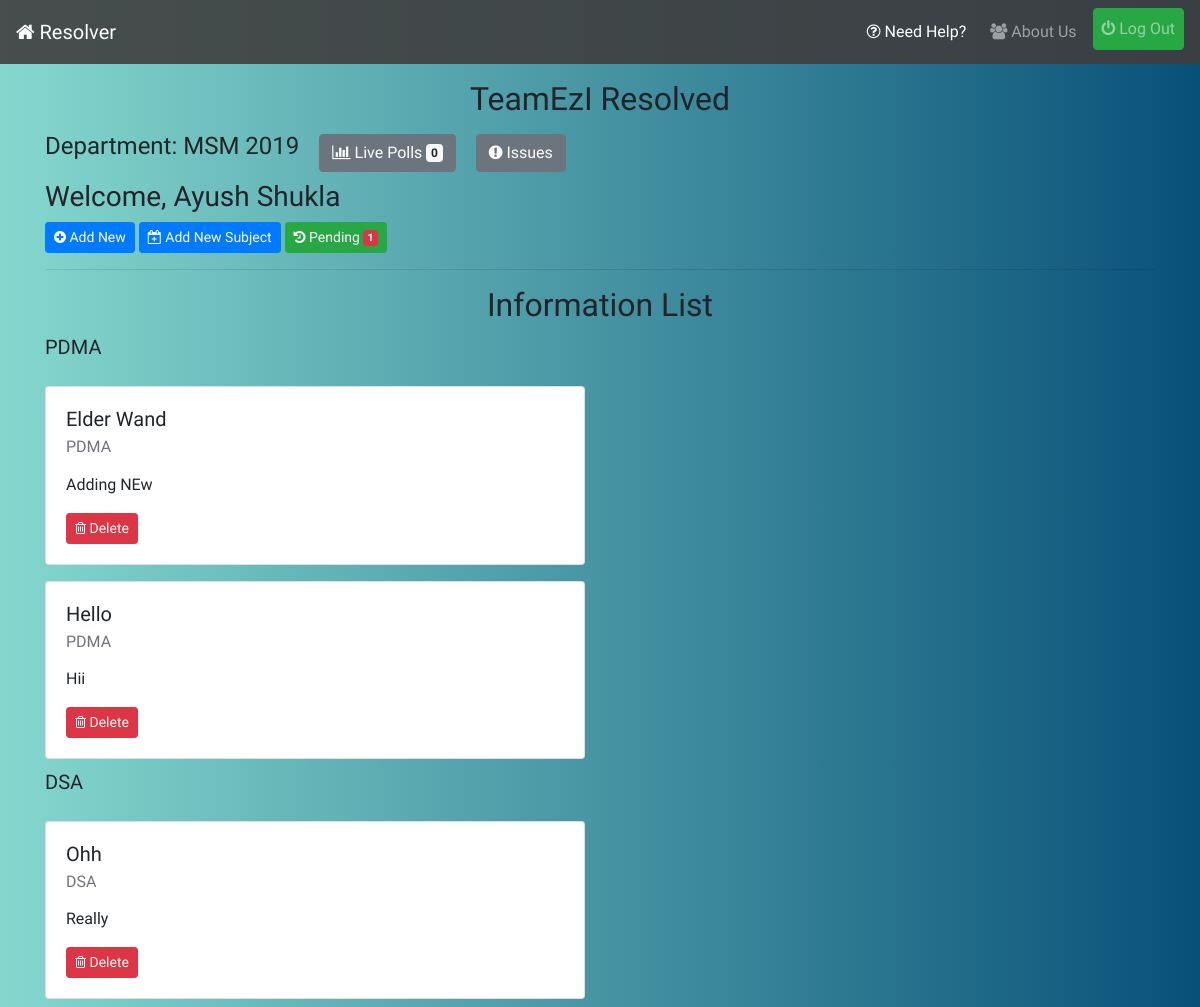
/info-list/ (signed in), run on an earlier commit of the app's database.
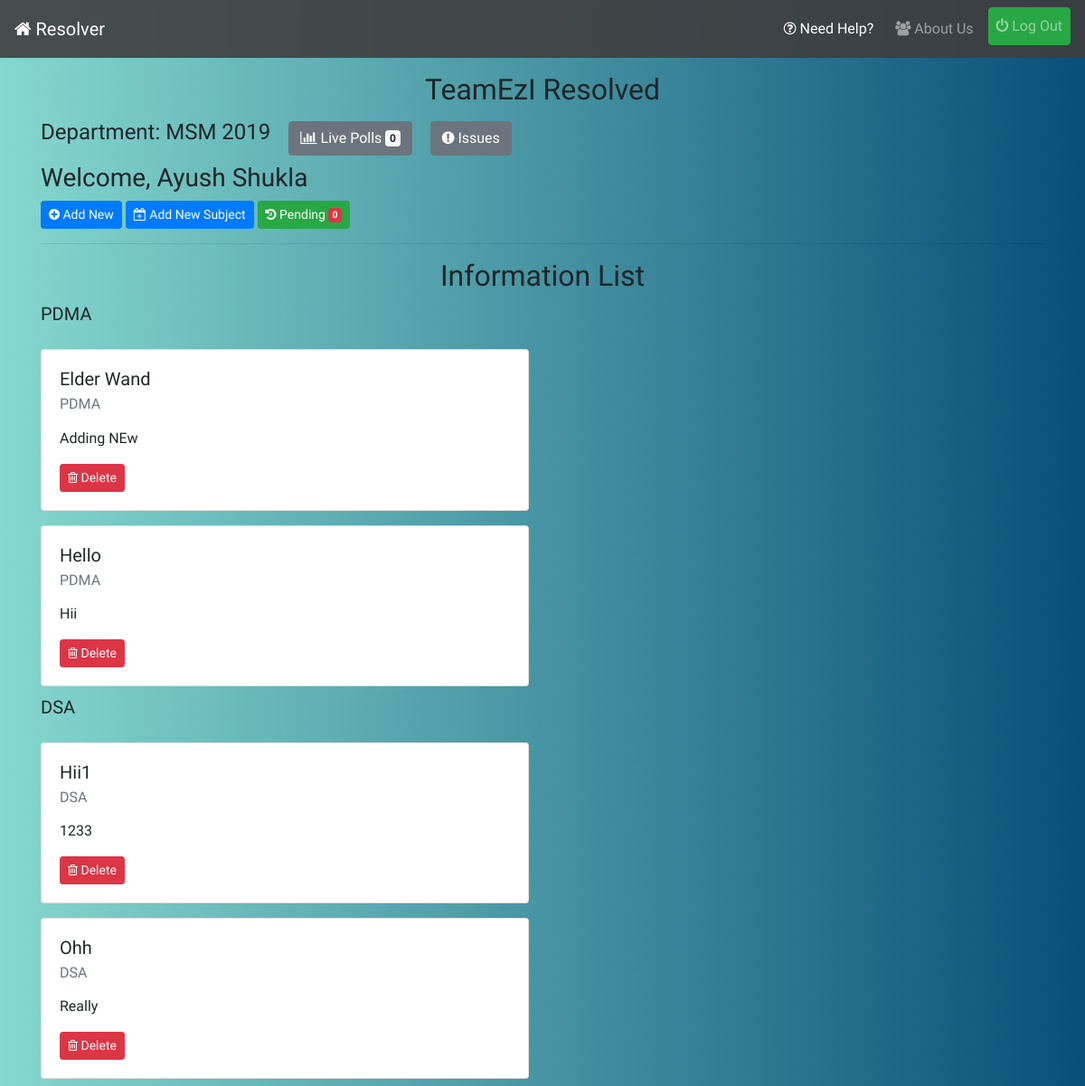
And on a later commit of the database.
### infolist/models.py (models this page shows, shortened)
class Subject(models.Model):
    subject = models.CharField(max_length=56)
    department = models.CharField(max_length=20,blank=True)
    year = models.CharField(max_length=4,blank=True)

class InfoList(models.Model):
    user = models.ForeignKey(UserInfo,on_delete=models.CASCADE,blank=True)
    subject = models.ForeignKey(Subject,on_delete=models.CASCADE)
    title = models.CharField(max_length=128)
    content = models.TextField()
    department = models.CharField(max_length=20,blank=True)
    year = models.CharField(max_length=4,blank=True)
    timestamp = models.DateTimeField(auto_now_add=True)
    approved = models.BooleanField(default=False)
    class Meta:
        ordering = ['-timestamp']

### infolist/views.py (the view)
# urls.py: path('',views.info_list_display_view,name='list'),
@login_required
def info_list_display_view(request):
    subjects = Subject.objects.filter(department=request.user.info.department,year=request.user.info.join_year)
    qs = InfoList.objects.filter(department=request.user.info.department,year=request.user.info.join_year,approved=True)
    data = []
    for i in subjects:
        objects = qs.filter(subject=i)
        if(objects.count()==0):
            continue
        data.append([objects,i])
    return render(request,'infolist/list.html',{'object_list':data})

### infolist/context-processors.py (called while the page is built)
def pending_info_list_context(request):
    if request.user.is_superuser:
        return {}
    pending = -1
    if request.user.is_authenticated:
        pending = InfoList.objects.filter(department=request.user.info.department,year=request.user.info.join_year,approved=False).count()
    return {"pending_info_list":pending}

### reporter/context-processors.py (called while the page is built)
def pending_issue_list_context(request):
    if request.user.is_superuser:
        return {}
    pending=-1
    if request.user.is_authenticated:
        pending = Report.objects.filter(active=False,department=request.user.info.department,year=request.user.info.join_year,resolved=False).count()
    return {"pending_issue_count":pending}

def resolved_issue_list_context(request):
    if request.user.is_superuser:
        return {}
    resolved=-1
    if request.user.is_authenticated:
        resolved = Report.objects.filter(active=False,department=request.user.info.department,year=request.user.info.join_year,resolved=True).count()
    return {"resolved_issue_count":resolved}

### infolist/templates/infolist/list.html
{% extends 'base.html' %}
{% block content %}
<h2 class="mt-3 text-center">TeamEzI Resolved</h2>
<h4 class="inline-block">Department: {{request.user.info.department|upper}} {{request.user.info.join_year}}</h4>
<a class="btn btn-secondary ml-3 mt-2" href="{% url 'polling:list' %}"><i class="fa fa-bar-chart"></i> Live Polls <span class="badge badge-light">{{live_polls_count}}</span></a>
<a class="btn btn-secondary ml-3 mt-2" href="{% url 'reporter:index' %}"><i class="fa fa-exclamation-circle"></i> Issues</a>
<h3 class="mt-2">Welcome, {{request.user.first_name}} {{request.user.last_name}}</h3>
<a class="btn btn-primary btn-sm" href="{% url 'infolist:add-info' %}"><i class="fa fa-plus-circle"></i> Add New</a>
{% if request.user.info.is_cr %}
<a class="btn btn-primary btn-sm" href="{% url 'infolist:add-subject' %}"><i class="fa fa-calendar-plus-o"></i> Add New Subject</a>
<a class="btn btn-success btn-sm" href="{% url 'infolist:pending' %}"> <i class="fa fa-history"></i> Pending <span class="badge badge-danger">{{pending_info_list}}</span></a>
{% endif %}
<hr>
<h2 class="mt-2 text-center">Information List</h2>
{% for objects,subject in object_list %}
    <p class="lead">{{subject.subject}}</p>
    {% for object in objects %}
    <div class="row">
        <div class="col-lg-6 col-md-8 col-sm-12">
            <div class="card my-2">
                <div class="card-body">
                <h5 class="card-title">{{object.title}}</h5>
                <h6 class="card-subtitle mb-2 text-muted">{{subject.subject}}</h6>
                <p class="card-text">{{object.content|safe}}</p>
                {% if request.user.info.is_cr or request.user.info == object.user %}
                <a href="{% url 'infolist:delete' object.id %}" class="card-link btn btn-danger btn-sm"><i class="fa fa-trash-o"></i> Delete</a>
                {% endif %}
                </div>
            </div>
        </div>
    </div>
        {% empty %}
        <p>No Data for {{subject.subject}}!</p>
        {% endfor %}
    {% endfor %}
{% endblock %}

What changed in the data, as far as the page shows it:
added InfoList: title "Hii1", {{ subject.subject }} "DSA", content "1233", shown under Subject "DSA"
Also different on the page:
{{ pending_info_list }}: "1" → "0"
